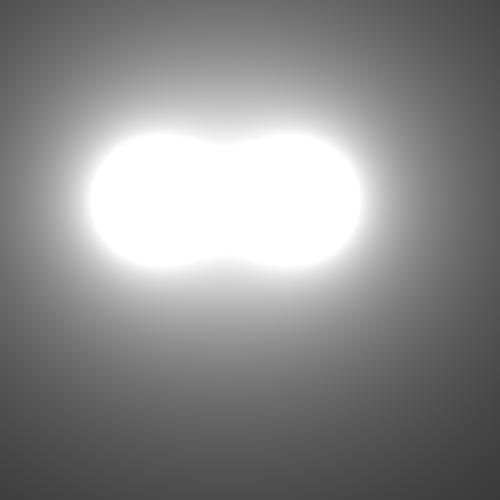
Frame 1 (no input)
Frame 60 (the mouse pressed at the canvas centre just before this capture): identical to frame 1, image omitted
Frame 120 (the mouse held since frame 60 and released just before this capture): identical to frame 1, image omitted

The Processing sketch that drew this single still picture (run headless with seeded random() and noise(); from frame 60 on, the mouse is pressed at the canvas centre):

// Processing sketch: game8_D
// ── game8_D.pde
ArrayList<Metaball> metaballs;

void setup(){
  size(500,500);
  metaballs = new ArrayList<Metaball>();
  metaballs.add(new Metaball(new PVector(150,200), 200f));
  metaballs.add(new Metaball(new PVector(300,200), 200f));
}

void draw(){
  background(0);

  loadPixels();
  //↓全ての画素を見るfor分
  for (int x = 0; x < width; x++) {
    for (int y = 0; y < height; y++) {

      int index = x + y * width;
      float sum = 0;

      //↓一つの画素に対し、すべてのmetaballからの距離を積算している。      
      //for (Blob b : blobs) {//←蛇足：以下2行の代わりにこのようにも書ける
      for (int i=0; i < metaballs.size(); i++) {
        Metaball b = metaballs.get(i);
        //↓画素からボール中心への距離
        float d = dist(x, y, b.pos.x, b.pos.y);    
        float s =  pow(b.radi, 1.9)/ (d*2);
        sum += s;
      }

      //２．

      pixels[index] = color(sum);
      //pixels[index] = color(sum, 255, 255);
    }
  }
  updatePixels();
}

class Metaball
{
  PVector pos;
  float radi;

  Metaball(PVector pos0, float radi0){
    pos = pos0;
    radi = radi0;
  }  
}
